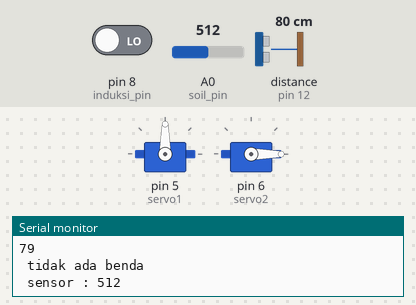
This sketch was run on a simulated Arduino Uno, built with avr-gcc and run on an emulated ATmega328P. Shown: 2 × servo, the last lines printed to the serial monitor. Wiring (inferred from the names in the program): ultrasonic range finder: trigger pin 13; echo pin 12. The inputs (shaded band) are chosen by the test bench; at power-on: distance to the obstacle (sensor on pin 12) 80 cm, A0 (soil_pin) = 512, pin 8 (induksi_pin) LOW. The echo pulse lasts 58.3 µs per cm.

Above: at 1.7 s.
1.8 s: distance to the obstacle (sensor on pin 12) set to 18 cm
4.8 s: distance to the obstacle (sensor on pin 12) set to 14 cm
At 6.7 s:
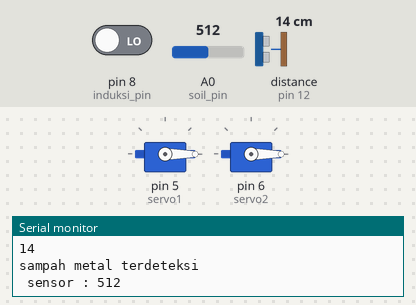
7.8 s: A0 (soil_pin) set to 658
10.2 s: A0 (soil_pin) set to 678
At 12.9 s:
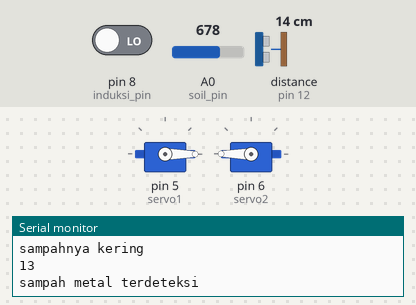
14.1 s: A0 (soil_pin) set to 716
At 16.8 s:
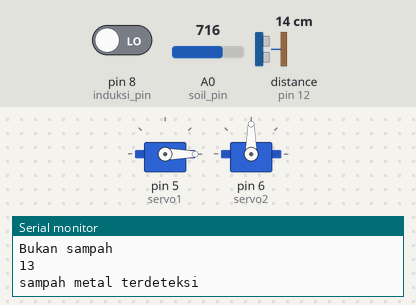
17.4 s: distance to the obstacle (sensor on pin 12) set to 35 cm
At 18.2 s:
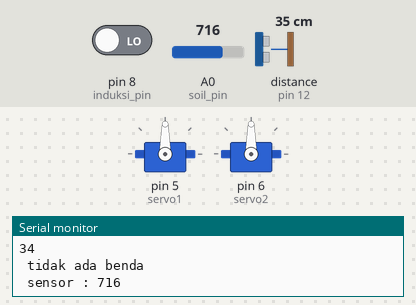
Timing chart, 0 to 19.9 s (numbered marks = the images above; inputs shaded):
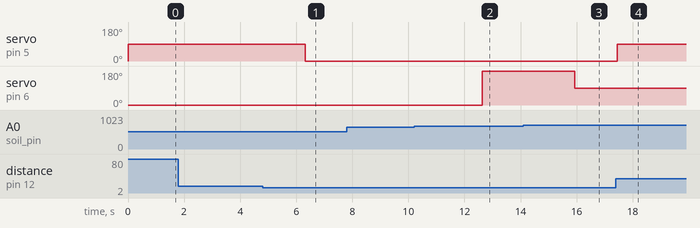

Measured:
- the behaviour switches between 16 and 15 cm on distance to the obstacle (sensor on pin 12) (found by bisection; images 0 and 1)
- the behaviour switches between 665 and 666 on A0 (soil_pin) (found by bisection; images 1 and 2)
- after the input at 4.8 s, servo on pin 5 (servo1): 90° → 0° after 1.5 s
- after the input at 10.2 s, servo on pin 6 (servo2): 0° → 180° after 2.4 s
- after the input at 14.1 s, servo on pin 6 (servo2): 180° → 90° after 1.8 s
- after the input at 17.4 s, servo on pin 5 (servo1): 0° → 90° at once

The sketch:

FINAL5.ino
```cpp
#include <Servo.h>
long jarak, waktu;
Servo servo1;
Servo servo2;
#define trigpin 13
#define echopin 12
int induksi_pin = 8; //induksi NPN ( 0 itu yes, 1 itu no) kebalik
int val;
int soil_pin = A0;
int output_value = 0;

void setup(){
  pinMode(induksi_pin,INPUT);
   servo1.attach(5);
   servo2.attach(6);
  pinMode (trigpin, OUTPUT);
  pinMode (echopin, INPUT);
  pinMode(soil_pin,INPUT);
  servo1.write(0);
  servo2.write(0);
  Serial.begin(9600);
}

void loop(){
  digitalWrite(trigpin, LOW);
      delayMicroseconds(2);
      digitalWrite (trigpin, HIGH);
      delayMicroseconds(10);
      digitalWrite(trigpin, LOW);

      waktu = pulseIn(echopin, HIGH);
      jarak = (waktu * 0.0343) / 2;
      Serial.println(jarak);

      if (jarak < 15 ){
       delay (200);
       val = digitalRead(induksi_pin);
       if (val==0) {
       Serial.println("sampah metal terdeteksi");
       delay(700);
       servo1.write(0);
       }if (val==1){
       Serial.println("sampah metal tidak terdeteksi");
      delay(700);
      servo1.write(180);
      servo2.write(90);

         }
         }else {
        Serial.println(" tidak ada benda");
        servo1.write(90);
         }

 output_value = analogRead(soil_pin);
        Serial.print(" sensor : ");
        Serial.println(output_value);
        delay(500);

        if (output_value <= 665){
        delay (400);
        servo2.write(0);
        Serial.println(" sampahnya basah");

        }else if (output_value > 665 && output_value<= 680){
        delay(400);
        servo2.write(180);
        Serial.println("sampahnya kering");
        } else{
        delay(100);
          servo2.write(90);
        Serial.println("Bukan sampah");
        }

}
```
